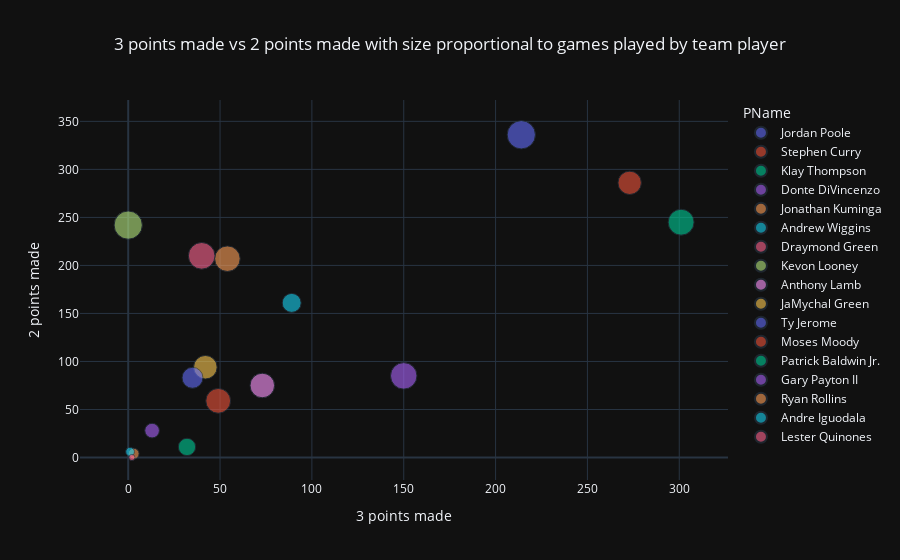

The notebook cell this image was saved under:
### Markdown cell above
### Quais são os jogadores com mais volumes de bola de 3 vs bolas de 2, de acordo com o número de jogos jogados (em dispersão)

### Code cell
px.scatter(
    data_frame=jogadores_time_selecionado,
    x="3PM",
    y="2PM",
    size="GP",
    color="PName",
    template="plotly_dark",
    opacity=0.6,
    hover_data="PName",
    title="3 points made vs 2 points made with size proportional to games played by team player",
).update_layout(xaxis_title="3 points made", yaxis_title="2 points made", title_x=0.5)

### Figure 1 — Plotly figure (JSON) as saved in the notebook; plotly's stock layout.template omitted (floating-point values rounded to 4 significant figures)
{"data": [{"customdata": [["Jordan Poole"]], "hovertemplate": "PName=%{customdata[0]}<br>3PM=%{x}<br>2PM=%{y}<br>GP=%{marker.size}<extra></extra>", "legendgroup": "Jordan Poole", "marker": {"color": "#636efa", "opacity": 0.6, "size": [82], "sizemode": "area", "sizeref": 0.205, "symbol": "circle"}, "mode": "markers", "name": "Jordan Poole", "orientation": "v", "showlegend": true, "type": "scatter", "x": [214], "xaxis": "x", "y": [336], "yaxis": "y"}, {"customdata": [["Stephen Curry"]], "hovertemplate": "PName=%{customdata[0]}<br>3PM=%{x}<br>2PM=%{y}<br>GP=%{marker.size}<extra></extra>", "legendgroup": "Stephen Curry", "marker": {"color": "#EF553B", "opacity": 0.6, "size": [56], "sizemode": "area", "sizeref": 0.205, "symbol": "circle"}, "mode": "markers", "name": "Stephen Curry", "orientation": "v", "showlegend": true, "type": "scatter", "x": [273], "xaxis": "x", "y": [286], "yaxis": "y"}, {"customdata": [["Klay Thompson"]], "hovertemplate": "PName=%{customdata[0]}<br>3PM=%{x}<br>2PM=%{y}<br>GP=%{marker.size}<extra></extra>", "legendgroup": "Klay Thompson", "marker": {"color": "#00cc96", "opacity": 0.6, "size": [69], "sizemode": "area", "sizeref": 0.205, "symbol": "circle"}, "mode": "markers", "name": "Klay Thompson", "orientation": "v", "showlegend": true, "type": "scatter", "x": [301], "xaxis": "x", "y": [245], "yaxis": "y"}, {"customdata": [["Donte DiVincenzo"]], "hovertemplate": "PName=%{customdata[0]}<br>3PM=%{x}<br>2PM=%{y}<br>GP=%{marker.size}<extra></extra>", "legendgroup": "Donte DiVincenzo", "marker": {"color": "#ab63fa", "opacity": 0.6, "size": [72], "sizemode": "area", "sizeref": 0.205, "symbol": "circle"}, "mode": "markers", "name": "Donte DiVincenzo", "orientation": "v", "showlegend": true, "type": "scatter", "x": [150], "xaxis": "x", "y": [85], "yaxis": "y"}, {"customdata": [["Jonathan Kuminga"]], "hovertemplate": "PName=%{customdata[0]}<br>3PM=%{x}<br>2PM=%{y}<br>GP=%{marker.size}<extra></extra>", "legendgroup": "Jonathan Kuminga", "marker": {"color": "#FFA15A", "opacity": 0.6, "size": [67], "sizemode": "area", "sizeref": 0.205, "symbol": "circle"}, "mode": "markers", "name": "Jonathan Kuminga", "orientation": "v", "showlegend": true, "type": "scatter", "x": [54], "xaxis": "x", "y": [207], "yaxis": "y"}, {"customdata": [["Andrew Wiggins"]], "hovertemplate": "PName=%{customdata[0]}<br>3PM=%{x}<br>2PM=%{y}<br>GP=%{marker.size}<extra></extra>", "legendgroup": "Andrew Wiggins", "marker": {"color": "#19d3f3", "opacity": 0.6, "size": [37], "sizemode": "area", "sizeref": 0.205, "symbol": "circle"}, "mode": "markers", "name": "Andrew Wiggins", "orientation": "v", "showlegend": true, "type": "scatter", "x": [89], "xaxis": "x", "y": [161], "yaxis": "y"}, {"customdata": [["Draymond Green"]], "hovertemplate": "PName=%{customdata[0]}<br>3PM=%{x}<br>2PM=%{y}<br>GP=%{marker.size}<extra></extra>", "legendgroup": "Draymond Green", "marker": {"color": "#FF6692", "opacity": 0.6, "size": [73], "sizemode": "area", "sizeref": 0.205, "symbol": "circle"}, "mode": "markers", "name": "Draymond Green", "orientation": "v", "showlegend": true, "type": "scatter", "x": [40], "xaxis": "x", "y": [210], "yaxis": "y"}, {"customdata": [["Kevon Looney"]], "hovertemplate": "PName=%{customdata[0]}<br>3PM=%{x}<br>2PM=%{y}<br>GP=%{marker.size}<extra></extra>", "legendgroup": "Kevon Looney", "marker": {"color": "#B6E880", "opacity": 0.6, "size": [82], "sizemode": "area", "sizeref": 0.205, "symbol": "circle"}, "mode": "markers", "name": "Kevon Looney", "orientation": "v", "showlegend": true, "type": "scatter", "x": [0], "xaxis": "x", "y": [242], "yaxis": "y"}, {"customdata": [["Anthony Lamb"]], "hovertemplate": "PName=%{customdata[0]}<br>3PM=%{x}<br>2PM=%{y}<br>GP=%{marker.size}<extra></extra>", "legendgroup": "Anthony Lamb", "marker": {"color": "#FF97FF", "opacity": 0.6, "size": [62], "sizemode": "area", "sizeref": 0.205, "symbol": "circle"}, "mode": "markers", "name": "Anthony Lamb", "orientation": "v", "showlegend": true, "type": "scatter", "x": [73], "xaxis": "x", "y": [75], "yaxis": "y"}, {"customdata": [["JaMychal Green"]], "hovertemplate": "PName=%{customdata[0]}<br>3PM=%{x}<br>2PM=%{y}<br>GP=%{marker.size}<extra></extra>", "legendgroup": "JaMychal Green", "marker": {"color": "#FECB52", "opacity": 0.6, "size": [57], "sizemode": "area", "sizeref": 0.205, "symbol": "circle"}, "mode": "markers", "name": "JaMychal Green", "orientation": "v", "showlegend": true, "type": "scatter", "x": [42], "xaxis": "x", "y": [94], "yaxis": "y"}, {"customdata": [["Ty Jerome"]], "hovertemplate": "PName=%{customdata[0]}<br>3PM=%{x}<br>2PM=%{y}<br>GP=%{marker.size}<extra></extra>", "legendgroup": "Ty Jerome", "marker": {"color": "#636efa", "opacity": 0.6, "size": [45], "sizemode": "area", "sizeref": 0.205, "symbol": "circle"}, "mode": "markers", "name": "Ty Jerome", "orientation": "v", "showlegend": true, "type": "scatter", "x": [35], "xaxis": "x", "y": [83], "yaxis": "y"}, {"customdata": [["Moses Moody"]], "hovertemplate": "PName=%{customdata[0]}<br>3PM=%{x}<br>2PM=%{y}<br>GP=%{marker.size}<extra></extra>", "legendgroup": "Moses Moody", "marker": {"color": "#EF553B", "opacity": 0.6, "size": [63], "sizemode": "area", "sizeref": 0.205, "symbol": "circle"}, "mode": "markers", "name": "Moses Moody", "orientation": "v", "showlegend": true, "type": "scatter", "x": [49], "xaxis": "x", "y": [59], "yaxis": "y"}, {"customdata": [["Patrick Baldwin Jr."]], "hovertemplate": "PName=%{customdata[0]}<br>3PM=%{x}<br>2PM=%{y}<br>GP=%{marker.size}<extra></extra>", "legendgroup": "Patrick Baldwin Jr.", "marker": {"color": "#00cc96", "opacity": 0.6, "size": [31], "sizemode": "area", "sizeref": 0.205, "symbol": "circle"}, "mode": "markers", "name": "Patrick Baldwin Jr.", "orientation": "v", "showlegend": true, "type": "scatter", "x": [32], "xaxis": "x", "y": [11], "yaxis": "y"}, {"customdata": [["Gary Payton II"]], "hovertemplate": "PName=%{customdata[0]}<br>3PM=%{x}<br>2PM=%{y}<br>GP=%{marker.size}<extra></extra>", "legendgroup": "Gary Payton II", "marker": {"color": "#ab63fa", "opacity": 0.6, "size": [22], "sizemode": "area", "sizeref": 0.205, "symbol": "circle"}, "mode": "markers", "name": "Gary Payton II", "orientation": "v", "showlegend": true, "type": "scatter", "x": [13], "xaxis": "x", "y": [28], "yaxis": "y"}, {"customdata": [["Ryan Rollins"]], "hovertemplate": "PName=%{customdata[0]}<br>3PM=%{x}<br>2PM=%{y}<br>GP=%{marker.size}<extra></extra>", "legendgroup": "Ryan Rollins", "marker": {"color": "#FFA15A", "opacity": 0.6, "size": [12], "sizemode": "area", "sizeref": 0.205, "symbol": "circle"}, "mode": "markers", "name": "Ryan Rollins", "orientation": "v", "showlegend": true, "type": "scatter", "x": [3], "xaxis": "x", "y": [4], "yaxis": "y"}, {"customdata": [["Andre Iguodala"]], "hovertemplate": "PName=%{customdata[0]}<br>3PM=%{x}<br>2PM=%{y}<br>GP=%{marker.size}<extra></extra>", "legendgroup": "Andre Iguodala", "marker": {"color": "#19d3f3", "opacity": 0.6, "size": [8], "sizemode": "area", "sizeref": 0.205, "symbol": "circle"}, "mode": "markers", "name": "Andre Iguodala", "orientation": "v", "showlegend": true, "type": "scatter", "x": [1], "xaxis": "x", "y": [6], "yaxis": "y"}, {"customdata": [["Lester Quinones"]], "hovertemplate": "PName=%{customdata[0]}<br>3PM=%{x}<br>2PM=%{y}<br>GP=%{marker.size}<extra></extra>", "legendgroup": "Lester Quinones", "marker": {"color": "#FF6692", "opacity": 0.6, "size": [4], "sizemode": "area", "sizeref": 0.205, "symbol": "circle"}, "mode": "markers", "name": "Lester Quinones", "orientation": "v", "showlegend": true, "type": "scatter", "x": [2], "xaxis": "x", "y": [0], "yaxis": "y"}], "layout": {"legend": {"itemsizing": "constant", "title": {"text": "PName"}, "tracegroupgap": 0}, "title": {"text": "3 points made vs 2 points made with size proportional to games played by team player", "x": 0.5}, "xaxis": {"anchor": "y", "domain": [0, 1], "title": {"text": "3 points made"}}, "yaxis": {"anchor": "x", "domain": [0, 1], "title": {"text": "2 points made"}}}}
